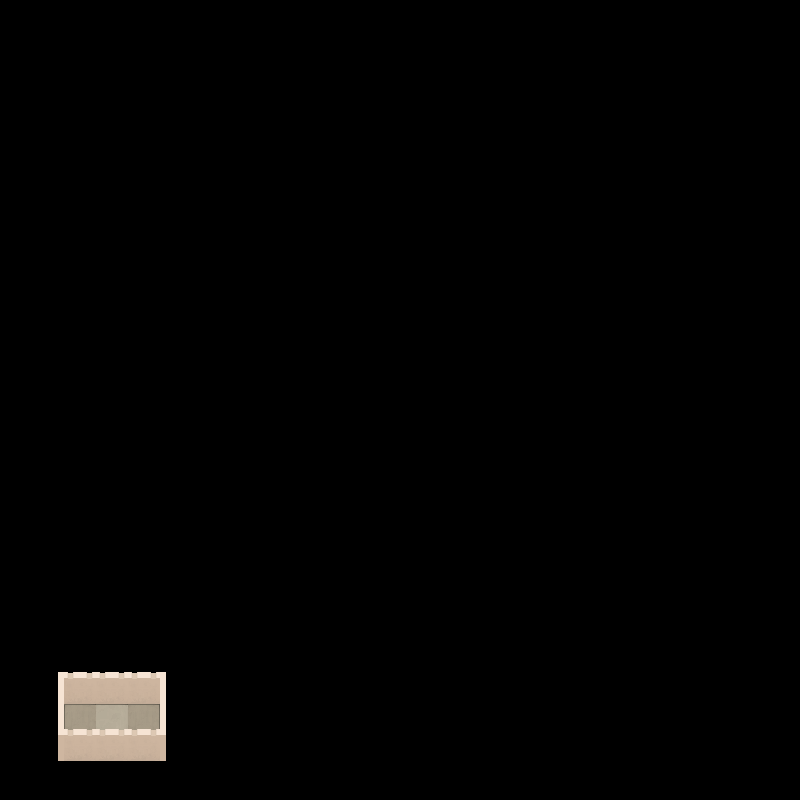

Below is a game level as drawn by its tile map, then a one-line description and the .tmx that defines it (tile-layer data replaced by summaries):
An orthogonal 25x25 tile map with 32x32 px tiles, 7 tile layers (floor, floor-over-left, floor-over-right, floor-over-top, ...) and 7 objects (3x fixture, 2x camera, object, robot).

<map version="1.0" orientation="orthogonal" renderorder="right-down" width="25" height="25" tilewidth="32" tileheight="32" nextobjectid="20">
 <tileset firstgid="1" name="tileset" tilewidth="32" tileheight="32" spacing="2" margin="1" tilecount="15" columns="15">
  <image source="../../../images/tiles/tileset.png" width="512" height="64" />
 </tileset>
 <layer name="floor" width="25" height="25">
  <data>[625 cells, 3 non-empty, 2 distinct tile ids]</data>
 </layer>
 <layer name="floor-over-left" width="25" height="25">
  <data>[625 cells, 1 non-empty, 1 distinct tile ids]</data>
 </layer>
 <layer name="floor-over-right" width="25" height="25">
  <data>[625 cells, 1 non-empty, 1 distinct tile ids]</data>
 </layer>
 <layer name="floor-over-top" width="25" height="25">
  <data>[625 cells, 3 non-empty, 1 distinct tile ids]</data>
 </layer>
 <layer name="tiles" width="25" height="25">
  <data>[625 cells, 12 non-empty, 5 distinct tile ids]</data>
 </layer>
 <layer name="objects" width="25" height="25">
  <data>[625 cells, 0 non-empty, 0 distinct tile ids]</data>
 </layer>
 <objectgroup name="obj">
  <object id="2" name="wall-body" type="object" x="56" y="672" width="112" height="8">
   <properties>
    <property name="bodyType" value="StaticBody" />
   </properties>
  </object>
  <object id="4" name="wall" type="fixture" x="56" y="680" width="8" height="48">
   <properties>
    <property name="body" value="wall-body" />
   </properties>
  </object>
  <object id="5" name="wall2" type="fixture" x="56" y="728" width="112" height="8">
   <properties>
    <property name="body" value="wall-body" />
   </properties>
  </object>
  <object id="7" name="wall3" type="fixture" x="160" y="680" width="8" height="48">
   <properties>
    <property name="body" value="wall-body" />
   </properties>
  </object>
  <object id="9" name="camera" type="camera" x="16" y="784">
   <properties>
    <property name="CameraComponent" type="bool" value="true" />
    <property name="CameraComponent.panSpeed" type="float" value="1" />
    <property name="CameraInputComponent" type="bool" value="true" />
    <property name="EntityComponent" type="bool" value="true" />
   </properties>
  </object>
  <object id="16" name="robot1" type="robot" x="64" y="704" width="32" height="32">
   <properties>
    <property name="ActivityBlockingComponent" type="bool" value="true" />
    <property name="BlockingComponent" type="bool" value="true" />
    <property name="BlockingComponent.blocking" type="bool" value="true" />
    <property name="Box2DBodyComponent" type="bool" value="true" />
    <property name="ConeLightComponent" type="bool" value="true" />
    <property name="ConeLightComponent.alpha" type="float" value="0.8" />
    <property name="ConeLightComponent.blue" type="float" value="0.8" />
    <property name="ConeLightComponent.coneDegree" type="float" value="45" />
    <property name="ConeLightComponent.directionDegree" type="float" value="0" />
    <property name="ConeLightComponent.distance" type="float" value="512" />
    <property name="ConeLightComponent.green" type="float" value="0.8" />
    <property name="ConeLightComponent.red" type="float" value="1" />
    <property name="ConeLightComponent.xCo" type="float" value="0" />
    <property name="ConeLightComponent.yCo" type="float" value="0" />
    <property name="EntityComponent" type="bool" value="true" />
    <property name="LiftableComponent" type="bool" value="false" />
    <property name="LifterComponent" type="bool" value="true" />
    <property name="PositionComponent" type="bool" value="true" />
    <property name="PositionComponent.angle" type="float" value="0" />
    <property name="ProcessQueueComponent" type="bool" value="true" />
    <property name="RobotSpritesComponent" type="bool" value="true" />
    <property name="SpriteComponent" type="bool" value="true" />
    <property name="SpriteComponent.height" type="float" value="44" />
    <property name="SpriteComponent.width" type="float" value="32" />
    <property name="SpriteComponent.yOffset" type="float" value="0" />
    <property name="TextTagComponent" type="bool" value="true" />
    <property name="TextTagComponent.deltaX" type="float" value="0" />
    <property name="TextTagComponent.deltaY" type="float" value="18" />
    <property name="TextTagComponent.shouldRender" type="bool" value="true" />
    <property name="VelocityComponent" type="bool" value="true" />
    <property name="VelocityComponent.maxTravelVelocity" type="float" value="2" />
    <property name="VelocityComponent.maxTurnVelocity" type="float" value="1.5" />
   </properties>
  </object>
  <object id="19" name="camera2" type="camera" x="112" y="720">
   <properties>
    <property name="CameraComponent" type="bool" value="true" />
    <property name="CameraComponent.panSpeed" type="float" value="1" />
    <property name="CameraComponent.targetID" value="robot1" />
    <property name="CameraInputComponent" type="bool" value="false" />
    <property name="EntityComponent" type="bool" value="true" />
   </properties>
  </object>
 </objectgroup>
 <layer name="tiles-over" width="25" height="25">
  <data>[625 cells, 6 non-empty, 2 distinct tile ids]</data>
 </layer>
</map>
